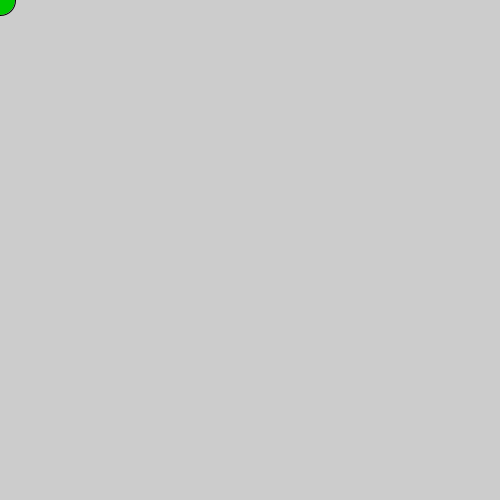
Frame 1 (no input)
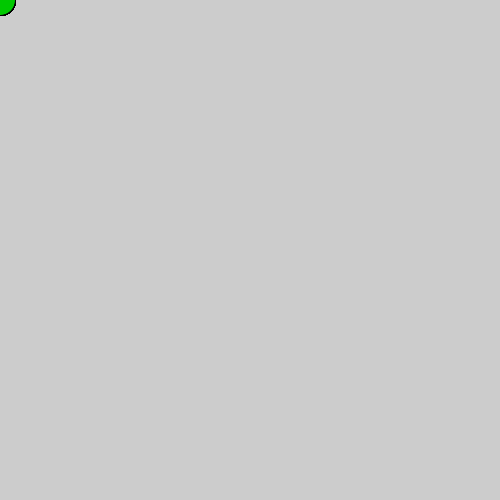
Frame 60 (the mouse pressed at the canvas centre just before this capture)
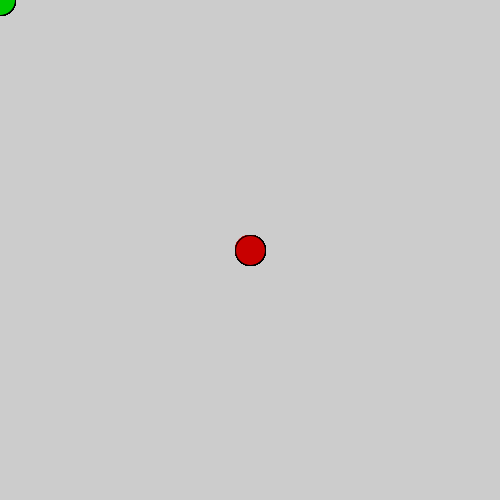
Frame 120 (the mouse held since frame 60 and released just before this capture)

The Processing sketch that drew these frames (run headless with seeded random() and noise(); from frame 60 on, the mouse is pressed at the canvas centre):

// Processing sketch: sketch_160215_if_dist
// ── sketch_160215_if_dist.pde
void setup()
{
  size(500,500);
}

void draw()
{
  // Si la souris est "à droite" de la fenêtre
  //if ( mouseX > 250 )
  if ( dist(250,250,mouseX,mouseY) < 100 )
  {
    fill(200,0,0);
  }
  else
  {
    fill(0,200,0);
  }
  
  ellipse(mouseX, mouseY, 30, 30);
}
